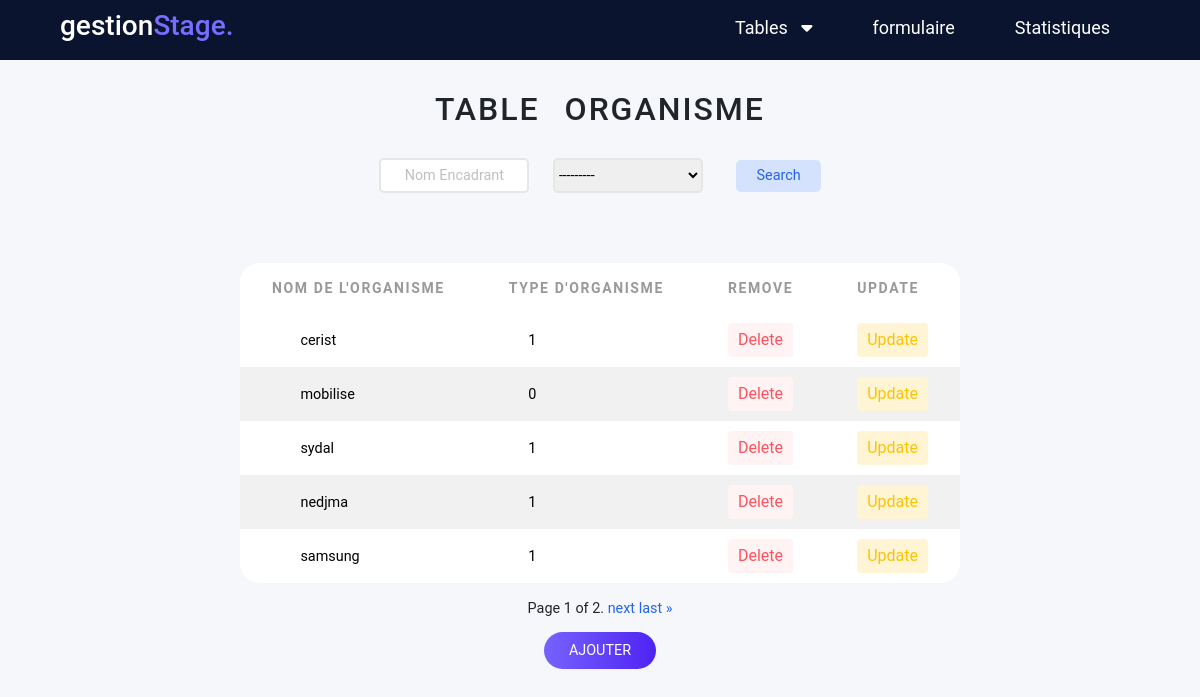
Before: /organisme/ with the older database file.
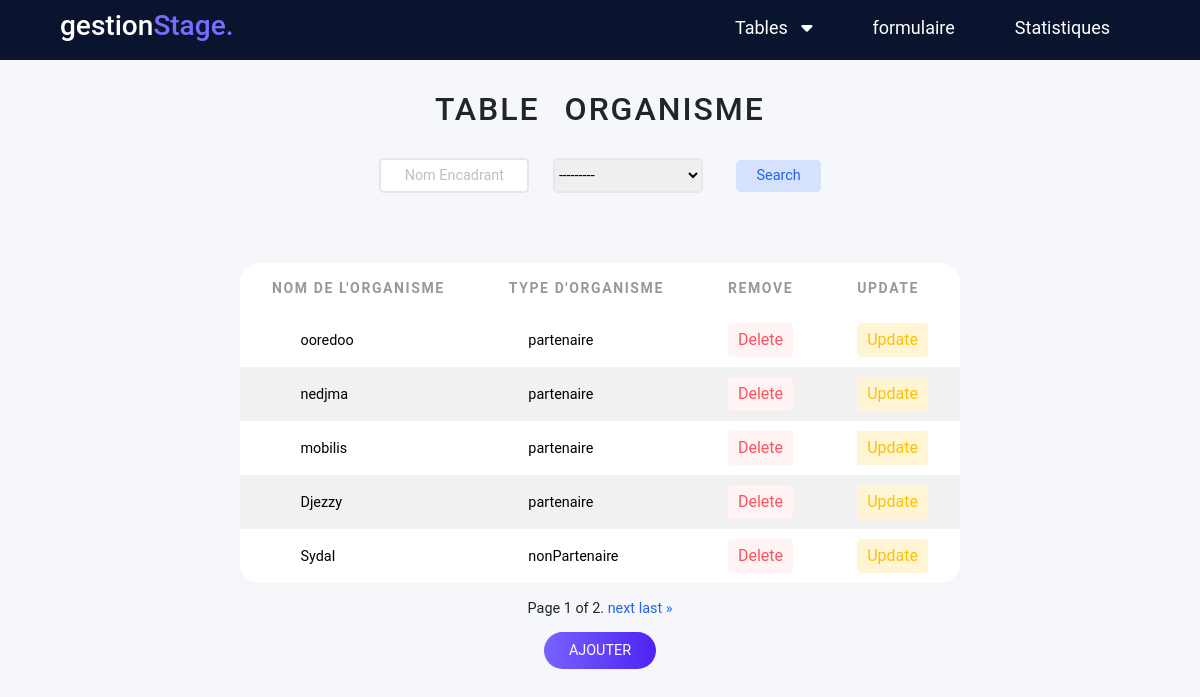
After: the same page with the newer database file.
### AppGestion/models.py (models this page shows, shortened)
class Organisme (models.Model):
    NomOrganisme= models.CharField(max_length=40,primary_key=True)
    typeOr=models.CharField(choices=TYPE_ORGANISME , max_length=30)

### AppGestion/views.py (the view)
# urls.py: path('organisme/',views.organisme,name='organisme'),
def organisme(request):
    organismes=Organisme.objects.all()
    variable =OrganismeFilter(request.GET, queryset=organismes)
    organismes=variable.qs
    paginator5= Paginator(organismes,5)
    page_number=request.GET.get('page')
    organismes=paginator5.get_page(page_number)
    if request.method=="POST":
        formOrganisme =OrganismeForm(data=request.POST)
        if formOrganisme.is_valid():
            formOrganisme.save()
            return redirect("organisme")
    else:
        formOrganisme=OrganismeForm
    return render(request,'organisme.html',{'organisme':organismes,'formOrganisme':formOrganisme,'variable':variable})

### AppGestion/templates/organisme.html (shortened to what this page needs)
<!DOCTYPE html>
<html lang="en">
<head>
    <link href="https://cdn.jsdelivr.net/npm/bootstrap@5.1.3/dist/css/bootstrap.min.css" rel="stylesheet"
>
    <link rel="stylesheet" href="https://cdnjs.cloudflare.com/ajax/libs/font-awesome/6.0.0-beta3/css/all.min.css" />
    <link rel="stylesheet" href="/static/style.css">
</head>
<body>
  <div class="menu_bar">
    <h1 class="logo">gestion<span>Stage.</span></h1>
    <ul >
      <li ><a  href="" style="padding-left: 55px;">Tables &nbsp; <i class="fas fa-caret-down"></i></a>
      </li>
      <li><a  href="{% url 'formulaireStage'%}">formulaire</a></li>
      <li><a href="{% url 'Statistiques'%}">Statistiques</a> </li>
    </ul>
  </div>
<div class="contenue">
    <h2>table organisme</h2>
    <div class="filtrage">
      <form action="" methode="get">
        {{variable.form}}
        <button class="button" type="submit"> Search </button>
      </form>
    </div>
    <table >
      <thead>
      <tr>
        <th>Nom de l'Organisme</th>
        <th>Type d'Organisme</th>
        <th>Remove</th>
        <th>Update</th>
      </tr>
    </thead>
      {% for p in organisme %}
      <tr>
        <form method ="POST" action="/Update_Organisme/{{p.NomOrganisme}}/">
       <td><input  class="table_input" type="text" name="NomOrganisme" value={{p.NomOrganisme}} readonly></td>
       <td><input  class="table_input" type="text" name="typeOr" value={{p.get_typeOr_display}}></td>
       <td> <a href="{% url 'delete_organisme' p.NomOrganisme %}"  class="btn delete"> Delete </a> </td>
       <td> <input type="submit" value="Update" class="btn update"> </td>
      </form>
      </tr>
    {% endfor %}
    </table>
    <div class="pagination">
      <span class="step-links">
          <span class="current">
              Page {{ organisme.number }} of {{ organisme.paginator.num_pages }}.
          </span>
          {% if organisme.has_next %}
              <a href="?page={{ organisme.next_page_number }}" class="control">next</a>
              <a href="?page={{ organisme.paginator.num_pages }}" class="control">last &raquo;</a>
          {% endif %}
      </span>
  </div>
  <div class="wrapper">
      <a href="#ajout-organisme">Ajouter</a>
    </div>
    </div>
</body>
</html>

Changed rows visible on the page:
removed Organisme: NomOrganisme "cerist", typeOr "1"
removed Organisme: NomOrganisme "mobilise", typeOr "0"
removed Organisme: NomOrganisme "sydal", typeOr "1"
removed Organisme: NomOrganisme "samsung", typeOr "1"
now on this page (row edited): Organisme: NomOrganisme "ooredoo", typeOr "partenaire"
changed Organisme "nedjma": typeOr "1" → "partenaire"
added Organisme: NomOrganisme "mobilis", typeOr "partenaire"
added Organisme: NomOrganisme "Djezzy", typeOr "partenaire"
added Organisme: NomOrganisme "Sydal", typeOr "nonPartenaire"
